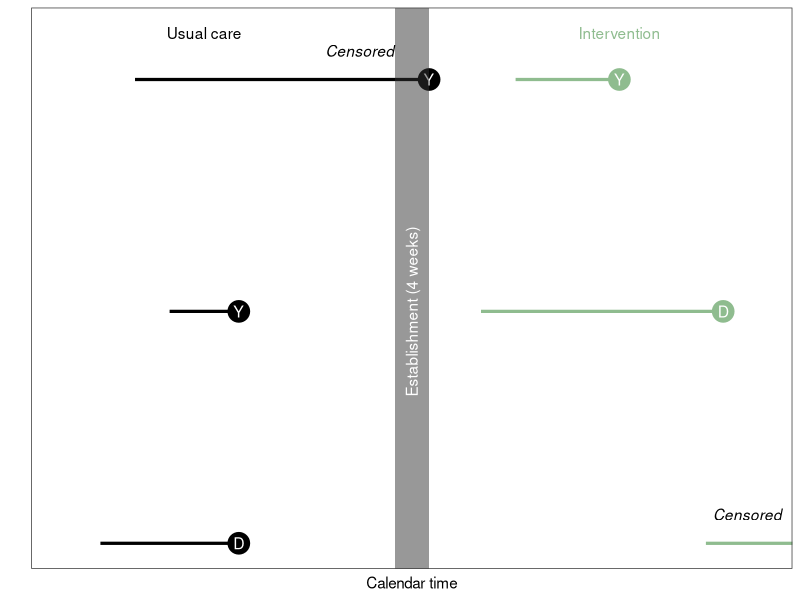
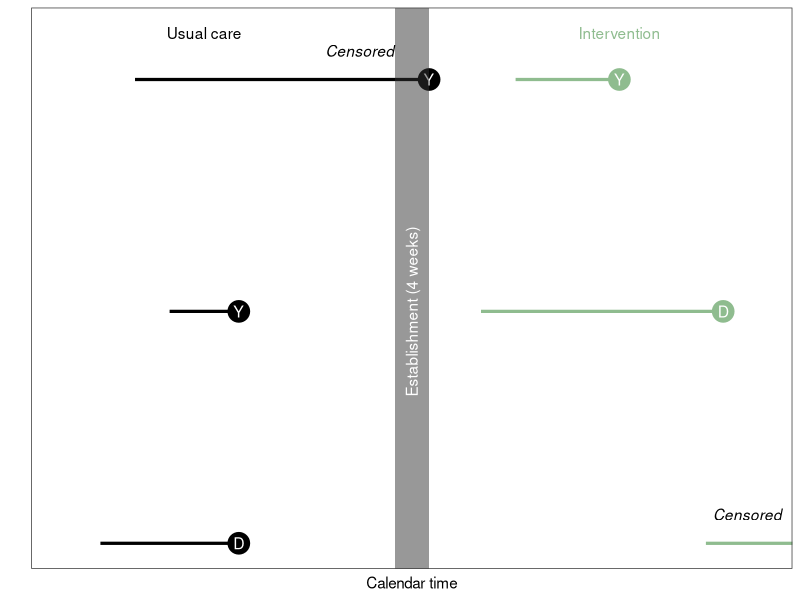

The R source for these figures, in order:
# 99_survival_diagram.R
# make a diagram to illustrate the survival analysis
# Sep 2021
library(dplyr)
library(ggplot2)

# patients
to_plot = data.frame(id = rep(1:3, 2), 
                     intervention = c(1,1,1,2,2,2),
                     start = c(0.1,0.3,0.2,1.85,1.2,1.3),
                     end = c(0.5,0.5,1.05,2.4,1.9,1.6),
                     label = c('D','Y','Y','Y','D','Y'))

# establishment phase
between = data.frame(x=c(-Inf, Inf), ymin=0.95, ymax=1.05, intervention=1)

# labels
label1 = data.frame(x=3.2, y=0.4, start=0, end=0, intervention=1, label='Usual care')
label2 = data.frame(x=2, y=1, start=0, end=0, intervention=1, label='Establishment (4 weeks)')
label3 = data.frame(x=3.2, y=1.6, start=0, end=0, intervention=1, label='Intervention')
label4 = data.frame(x=3.15, y=0.95, start=0, end=0, intervention=1, label='Censored')
label5 = data.frame(x=1.15, y=2.07, start=0, end=0, intervention=1, label='Censored')

# plot
colours = c('black', 'darkseagreen')
gplot = ggplot(to_plot, aes(x=id, ymin=start, ymax=end, col=factor(intervention)))+
  scale_color_manual(NULL, values=colours)+
  geom_errorbar(size=1.1, width=0)+
  geom_point(data=to_plot, aes(x=id, y=end, col=factor(intervention)), pch=19, size=7)+
  geom_text(data=to_plot, aes(x=id, y=end, label=label), col='white', size=4)+
  geom_ribbon(data=between, aes(x=x, ymin=ymin, ymax=ymax), col='transparent', alpha=0.5)+
  theme_bw()+
  theme(legend.position = 'none',
        axis.ticks = element_blank(), # remove all tick marks
        panel.grid.major = element_blank(),
        panel.grid.minor = element_blank())+
  scale_y_continuous(labels=NULL)+
  scale_x_continuous(breaks=1:3, labels=NULL, limits=c(1,3.2))+
  coord_flip(ylim=c(0, 2))+
  geom_text(data=label1, aes(x=x, y=y, label=label))+
  geom_text(data=label2, aes(x=x, y=y, label=label), angle=90, col='white')+
  geom_text(data=label3, aes(x=x, y=y, label=label), col=colours[2])+
  geom_text(data=label4, aes(x=x, y=y, label=label), fontface='italic', hjust='right', vjust='right')+ # censored
  geom_text(data=label5, aes(x=x, y=y, label=label), fontface='italic', hjust='right', vjust='right')+ # censored
  xlab('')+
  ylab('Calendar time')
gplot

jpeg('figures/survival_diagram.jpg', width=16, height=7, units='cm', res=400)
print(gplot)
dev.off()
